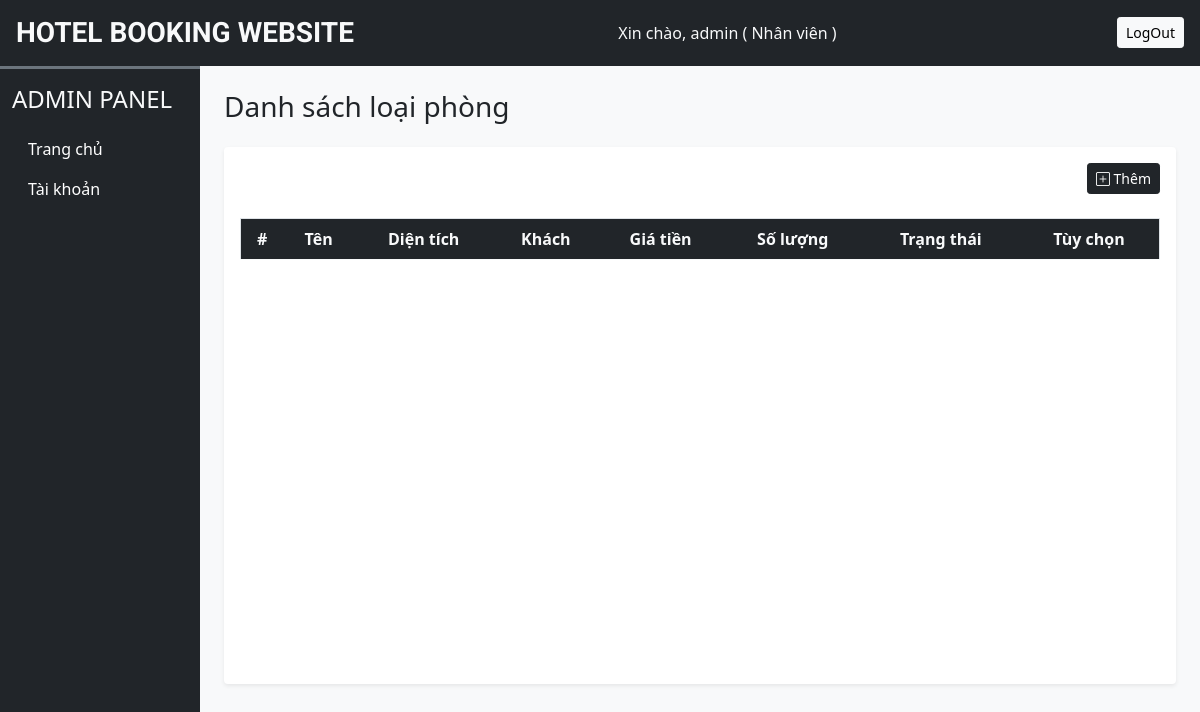
The app's page /admin/rooms.php (signed in), older data.
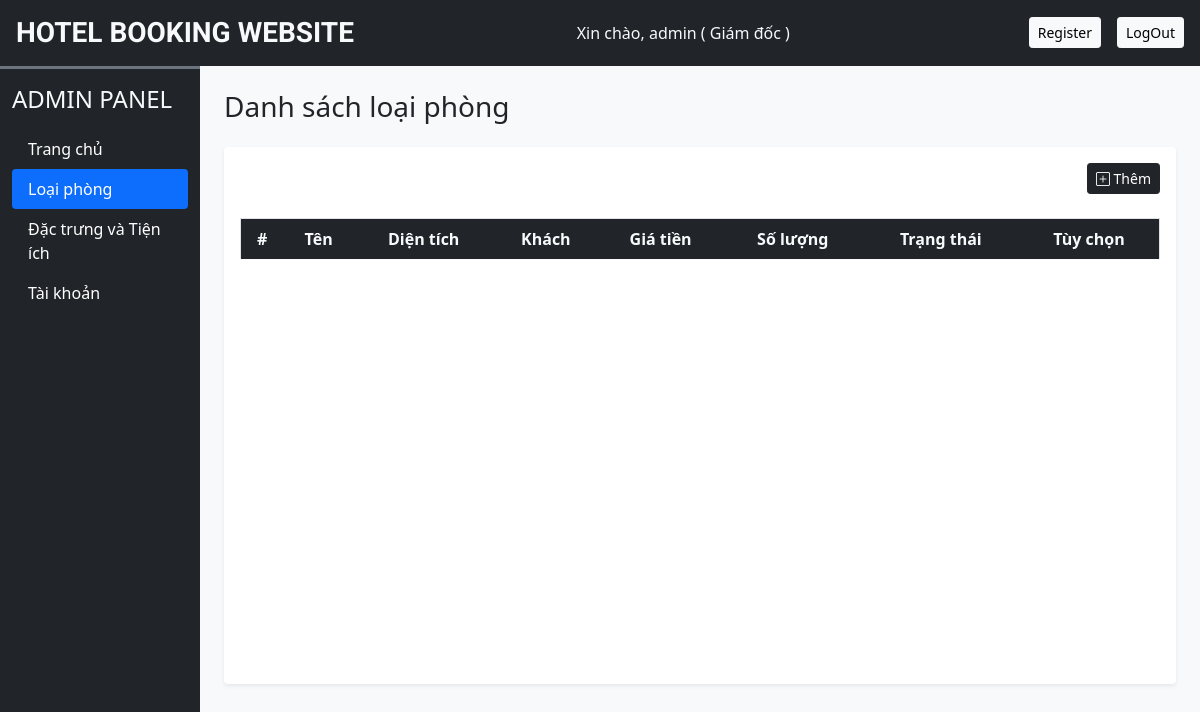
The same page, newer data.
### tables this page shows
CREATE TABLE `admin_cred` (
  `sr_no` int(11) NOT NULL,
  `admin_name` varchar(150) NOT NULL,
  `admin_pass` varchar(150) NOT NULL,
  `c_vu` varchar(50) NOT NULL
);

### admin/rooms.php (the view, shortened to what this page needs)
<?php
require ('inc/db_config.php');
?>
<!DOCTYPE html>
<html lang="en">
<head>
    <?php require ('inc/links.php');?>
</head>
<body class="bg-light">
<?php require('inc/header.php');?>
<div class="container-fluid" id="main-content">
    <div class="row">
        <div class="col-lg-10 ms-auto p-4 overflow-hidden">
            <h3 class="mb-4">Danh sách loại phòng</h3>
            <div class="card border-0 shadow-sm mb-4">
                <div class="card-body">
                    <div class="text-end mb-4">
                        <button type="button" class="btn btn-dark shadow-none btn-sm" data-bs-toggle="modal" data-bs-target="#add-room">
                            <i class="bi bi-plus-square"></i> Thêm
                        </button>
                    </div>
                    <div class="table-responsive-lg" style="height: 450px; overflow-y: scroll;">
                        <table class="table table-hover border text-center">
                            <thead class="sticky-top">
                            <tr class="bg-dark text-light">
                                <th scope="col">#</th>
                                <th scope="col">Tên</th>
                                <th scope="col">Diện tích</th>
                                <th scope="col">Khách</th>
                                <th scope="col">Giá tiền</th>
                                <th scope="col">Số lượng</th>
                                <th scope="col">Trạng thái</th>
                                <th scope="col">Tùy chọn</th>
                            </tr>
                            </thead>
                        </table>
                    </div>
                </div>
            </div>
        </div>
    </div>
</div>
</body>
</html>

### admin/inc/header.php (shortened to what this page needs)
<div class="container-flud bg-dark text-light p-3 d-flex align-items-center justify-content-between sticky-top">
    <h3 class="mb-0 h-font">HOTEL BOOKING WEBSITE</h3>
    <?php
    require_once 'db_config.php';
    if (isset($_SESSION['adminName'])) {
        $admin_sql = "SELECT `admin_name`, `admin_pass`, `c_vu` FROM `admin_cred` WHERE `admin_name` = ?";
        $stmt = mysqli_prepare($con, $admin_sql);
        mysqli_stmt_bind_param($stmt, "s", $_SESSION['adminName']);
        mysqli_stmt_execute($stmt);
        $admin_result = mysqli_stmt_get_result($stmt);
        $admin_row = mysqli_fetch_assoc($admin_result);
        if ($admin_row) {
            $ad_name = $admin_row['admin_name'];
            $c_vu = $admin_row['c_vu'];
            if ($c_vu == 'giamdoc') {
                $greeting = "Xin chào, $ad_name ( Giám đốc )";
            } else {
                $greeting = "Xin chào, $ad_name ( Nhân viên )";
            }
        }
    }
    ?>
    <span class="me-3 text-light"><?php echo isset($greeting) ? $greeting : "Chưa đăng nhập"; ?></span>
    <div class="d-flex justify-content-end">
        <?php if (isset($c_vu) && $c_vu == 'giamdoc'): ?>
            <button type="button" class="btn btn-light btn-sm me-3" data-bs-toggle="modal" data-bs-target="#registerModal">Register</button>
        <?php endif; ?>
        <a href="logout.php" class="btn btn-light btn-sm">LogOut</a>
    </div>
</div>
<div class="col-lg-2 bg-dark border-top border-3 border-secondary position-fixed h-100" id="dashboard-menu">
    <nav class="navbar navbar-expand-lg navbar-dark">
        <div class="container-fluid flex-lg-column align-items-stretch">
            <h4 class="mt-2 text-light">ADMIN PANEL</h4>
            <div class="collapse navbar-collapse flex-column align-items-strech mt-2" id="adminDropdown">
                <ul class="nav nav-pills flex-column w-100">
                    <li class="nav-item">
                        <a class="nav-link text-white" href="dashboard.php">Trang chủ</a>
                    </li>
                    <?php if (isset($c_vu) && $c_vu == 'giamdoc'): ?>
                        <li class="nav-item">
                            <a class="nav-link text-white" href="rooms.php">Loại phòng</a>
                        </li>
                        <li class="nav-item">
                            <a class="nav-link text-white" href="features_facilities.php">Đặc trưng và Tiện ích</a>
                        </li>
                    <?php endif; ?>
                    <li class="nav-item">
                        <a class="nav-link text-white" href="users.php">Tài khoản</a>
                    </li>
                </ul>
            </div>
        </div>
    </nav>
</div>

Row changes from the older to the newer data that the page shows:
changed admin_cred: admin_name "Xin chào, admin ( Nhân viên )" → "Xin chào, admin ( Giám đốc )"; c_vu "giám đốc" → "giamdoc" (drawn)
Text that changed along with them:
text now shown: "Register Loại phòng Đặc trưng và Tiện ích"
